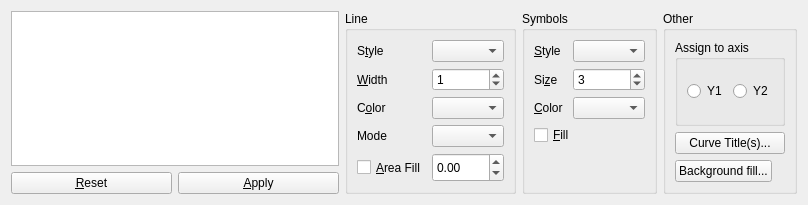
<?xml version="1.0" encoding="UTF-8"?>
<ui version="4.0">
 <class>curvesAppearanceChooserDlg</class>
 <widget class="QWidget" name="curvesAppearanceChooserDlg">
  <property name="geometry">
   <rect>
    <x>0</x>
    <y>0</y>
    <width>808</width>
    <height>205</height>
   </rect>
  </property>
  <property name="sizePolicy">
   <sizepolicy hsizetype="Preferred" vsizetype="Maximum">
    <horstretch>0</horstretch>
    <verstretch>0</verstretch>
   </sizepolicy>
  </property>
  <property name="maximumSize">
   <size>
    <width>16777215</width>
    <height>205</height>
   </size>
  </property>
  <property name="windowTitle">
   <string>Form</string>
  </property>
  <layout class="QHBoxLayout">
   <item>
    <layout class="QVBoxLayout">
     <item>
      <widget class="QListWidget" name="curvesLW">
       <property name="sizePolicy">
        <sizepolicy hsizetype="Expanding" vsizetype="Expanding">
         <horstretch>0</horstretch>
         <verstretch>0</verstretch>
        </sizepolicy>
       </property>
       <property name="selectionMode">
        <enum>QAbstractItemView::ExtendedSelection</enum>
       </property>
       <property name="sortingEnabled">
        <bool>false</bool>
       </property>
      </widget>
     </item>
     <item>
      <layout class="QHBoxLayout">
       <item>
        <widget class="QPushButton" name="resetBT">
         <property name="text">
          <string>&amp;Reset</string>
         </property>
        </widget>
       </item>
       <item>
        <widget class="QPushButton" name="applyBT">
         <property name="text">
          <string>&amp;Apply</string>
         </property>
        </widget>
       </item>
      </layout>
     </item>
    </layout>
   </item>
   <item>
    <widget class="QGroupBox" name="lineGB">
     <property name="title">
      <string>Line</string>
     </property>
     <layout class="QGridLayout">
      <item row="4" column="0">
       <widget class="QCheckBox" name="cFillCB">
        <property name="sizePolicy">
         <sizepolicy hsizetype="Minimum" vsizetype="Preferred">
          <horstretch>0</horstretch>
          <verstretch>0</verstretch>
         </sizepolicy>
        </property>
        <property name="text">
         <string>&amp;Area Fill</string>
        </property>
       </widget>
      </item>
      <item row="0" column="0">
       <widget class="QLabel" name="label_4">
        <property name="text">
         <string>S&amp;tyle</string>
        </property>
        <property name="buddy">
         <cstring>lStyleCB</cstring>
        </property>
       </widget>
      </item>
      <item row="1" column="1">
       <widget class="QSpinBox" name="lWidthSB">
        <property name="sizePolicy">
         <sizepolicy hsizetype="Preferred" vsizetype="Fixed">
          <horstretch>0</horstretch>
          <verstretch>0</verstretch>
         </sizepolicy>
        </property>
        <property name="specialValueText">
         <string>--</string>
        </property>
        <property name="minimum">
         <number>-1</number>
        </property>
        <property name="maximum">
         <number>10</number>
        </property>
        <property name="value">
         <number>1</number>
        </property>
       </widget>
      </item>
      <item row="4" column="1">
       <widget class="QDoubleSpinBox" name="cAreaDSB">
        <property name="sizePolicy">
         <sizepolicy hsizetype="Minimum" vsizetype="Preferred">
          <horstretch>0</horstretch>
          <verstretch>0</verstretch>
         </sizepolicy>
        </property>
        <property name="minimum">
         <double>-99.989999999999995</double>
        </property>
       </widget>
      </item>
      <item row="0" column="1">
       <widget class="QComboBox" name="lStyleCB">
        <property name="toolTip">
         <string>&lt;html&gt;&lt;head&gt;&lt;meta name=&quot;qrichtext&quot; content=&quot;1&quot; /&gt;&lt;style type=&quot;text/css&quot;&gt;
p, li { white-space: pre-wrap; }
&lt;/style&gt;&lt;/head&gt;&lt;body style=&quot; font-family:'Sans Serif'; font-size:10pt; font-weight:400; font-style:normal;&quot;&gt;
&lt;p style=&quot; margin-top:0px; margin-bottom:0px; margin-left:0px; margin-right:0px; -qt-block-indent:0; text-indent:0px;&quot;&gt;Style of the pen used to connect the points.&lt;/p&gt;&lt;/body&gt;&lt;/html&gt;</string>
        </property>
       </widget>
      </item>
      <item row="3" column="0">
       <widget class="QLabel" name="labelCurveStyle">
        <property name="text">
         <string>Mode</string>
        </property>
       </widget>
      </item>
      <item row="2" column="0">
       <widget class="QLabel" name="label_6">
        <property name="text">
         <string>C&amp;olor</string>
        </property>
        <property name="buddy">
         <cstring>lColorCB</cstring>
        </property>
       </widget>
      </item>
      <item row="1" column="0">
       <widget class="QLabel" name="label_5">
        <property name="text">
         <string>&amp;Width</string>
        </property>
        <property name="buddy">
         <cstring>lWidthSB</cstring>
        </property>
       </widget>
      </item>
      <item row="3" column="1">
       <widget class="QComboBox" name="cStyleCB">
        <property name="toolTip">
         <string>&lt;html&gt;&lt;head&gt;&lt;meta name=&quot;qrichtext&quot; content=&quot;1&quot; /&gt;&lt;style type=&quot;text/css&quot;&gt;
p, li { white-space: pre-wrap; }
&lt;/style&gt;&lt;/head&gt;&lt;body style=&quot; font-family:'Sans Serif'; font-size:10pt; font-weight:400; font-style:normal;&quot;&gt;
&lt;p style=&quot; margin-top:0px; margin-bottom:0px; margin-left:0px; margin-right:0px; -qt-block-indent:0; text-indent:0px;&quot;&gt;Connector mode: how the data points are connected (steps, straight lines,...)&lt;/p&gt;&lt;/body&gt;&lt;/html&gt;</string>
        </property>
       </widget>
      </item>
      <item row="2" column="1">
       <widget class="QComboBox" name="lColorCB"/>
      </item>
     </layout>
    </widget>
   </item>
   <item>
    <widget class="QGroupBox" name="symbolGB">
     <property name="title">
      <string>Symbols</string>
     </property>
     <layout class="QGridLayout">
      <item row="0" column="0">
       <widget class="QLabel" name="label">
        <property name="text">
         <string>&amp;Style</string>
        </property>
        <property name="buddy">
         <cstring>sStyleCB</cstring>
        </property>
       </widget>
      </item>
      <item row="1" column="0">
       <widget class="QLabel" name="label_2">
        <property name="text">
         <string>Si&amp;ze</string>
        </property>
        <property name="buddy">
         <cstring>sSizeSB</cstring>
        </property>
       </widget>
      </item>
      <item row="0" column="1">
       <widget class="QComboBox" name="sStyleCB"/>
      </item>
      <item row="1" column="1">
       <widget class="QSpinBox" name="sSizeSB">
        <property name="specialValueText">
         <string>--</string>
        </property>
        <property name="minimum">
         <number>-1</number>
        </property>
        <property name="maximum">
         <number>10</number>
        </property>
        <property name="singleStep">
         <number>1</number>
        </property>
        <property name="value">
         <number>3</number>
        </property>
       </widget>
      </item>
      <item row="2" column="0">
       <widget class="QLabel" name="label_3">
        <property name="text">
         <string>&amp;Color</string>
        </property>
        <property name="buddy">
         <cstring>sColorCB</cstring>
        </property>
       </widget>
      </item>
      <item row="4" column="0" colspan="2">
       <spacer>
        <property name="orientation">
         <enum>Qt::Vertical</enum>
        </property>
        <property name="sizeHint" stdset="0">
         <size>
          <width>111</width>
          <height>16</height>
         </size>
        </property>
       </spacer>
      </item>
      <item row="3" column="0" colspan="2">
       <widget class="QCheckBox" name="sFillCB">
        <property name="text">
         <string>&amp;Fill</string>
        </property>
        <property name="tristate">
         <bool>false</bool>
        </property>
       </widget>
      </item>
      <item row="2" column="1">
       <widget class="QComboBox" name="sColorCB"/>
      </item>
     </layout>
    </widget>
   </item>
   <item>
    <widget class="QGroupBox" name="otherGB">
     <property name="title">
      <string>Other</string>
     </property>
     <layout class="QGridLayout">
      <item row="1" column="0">
       <widget class="QPushButton" name="changeTitlesBT">
        <property name="text">
         <string>Curve Title(s)...</string>
        </property>
       </widget>
      </item>
      <item row="0" column="0">
       <widget class="QGroupBox" name="groupBox">
        <property name="title">
         <string>Assign to axis</string>
        </property>
        <layout class="QHBoxLayout">
         <item>
          <widget class="QRadioButton" name="assignToY1BT">
           <property name="toolTip">
            <string>&lt;html&gt;&lt;head&gt;&lt;meta name=&quot;qrichtext&quot; content=&quot;1&quot; /&gt;&lt;style type=&quot;text/css&quot;&gt;
p, li { white-space: pre-wrap; }
&lt;/style&gt;&lt;/head&gt;&lt;body style=&quot; font-family:'Sans Serif'; font-size:9pt; font-weight:400; font-style:normal;&quot;&gt;
&lt;p style=&quot; margin-top:0px; margin-bottom:0px; margin-left:0px; margin-right:0px; -qt-block-indent:0; text-indent:0px;&quot;&gt;Assign selected curves to Y1 (left axis)&lt;/p&gt;&lt;/body&gt;&lt;/html&gt;</string>
           </property>
           <property name="text">
            <string>Y1</string>
           </property>
           <property name="autoExclusive">
            <bool>false</bool>
           </property>
          </widget>
         </item>
         <item>
          <widget class="QRadioButton" name="assignToY2BT">
           <property name="toolTip">
            <string>&lt;html&gt;&lt;head&gt;&lt;meta name=&quot;qrichtext&quot; content=&quot;1&quot; /&gt;&lt;style type=&quot;text/css&quot;&gt;
p, li { white-space: pre-wrap; }
&lt;/style&gt;&lt;/head&gt;&lt;body style=&quot; font-family:'Sans Serif'; font-size:9pt; font-weight:400; font-style:normal;&quot;&gt;
&lt;p style=&quot; margin-top:0px; margin-bottom:0px; margin-left:0px; margin-right:0px; -qt-block-indent:0; text-indent:0px;&quot;&gt;Assign selected curves to Y2 (right axis)&lt;/p&gt;&lt;/body&gt;&lt;/html&gt;</string>
           </property>
           <property name="text">
            <string>Y2</string>
           </property>
           <property name="autoExclusive">
            <bool>false</bool>
           </property>
          </widget>
         </item>
        </layout>
       </widget>
      </item>
      <item row="2" column="0">
       <widget class="QPushButton" name="bckgndBT">
        <property name="sizePolicy">
         <sizepolicy hsizetype="Fixed" vsizetype="Fixed">
          <horstretch>0</horstretch>
          <verstretch>0</verstretch>
         </sizepolicy>
        </property>
        <property name="text">
         <string>Background fill...</string>
        </property>
       </widget>
      </item>
     </layout>
    </widget>
   </item>
  </layout>
 </widget>
 <resources/>
 <connections/>
</ui>
